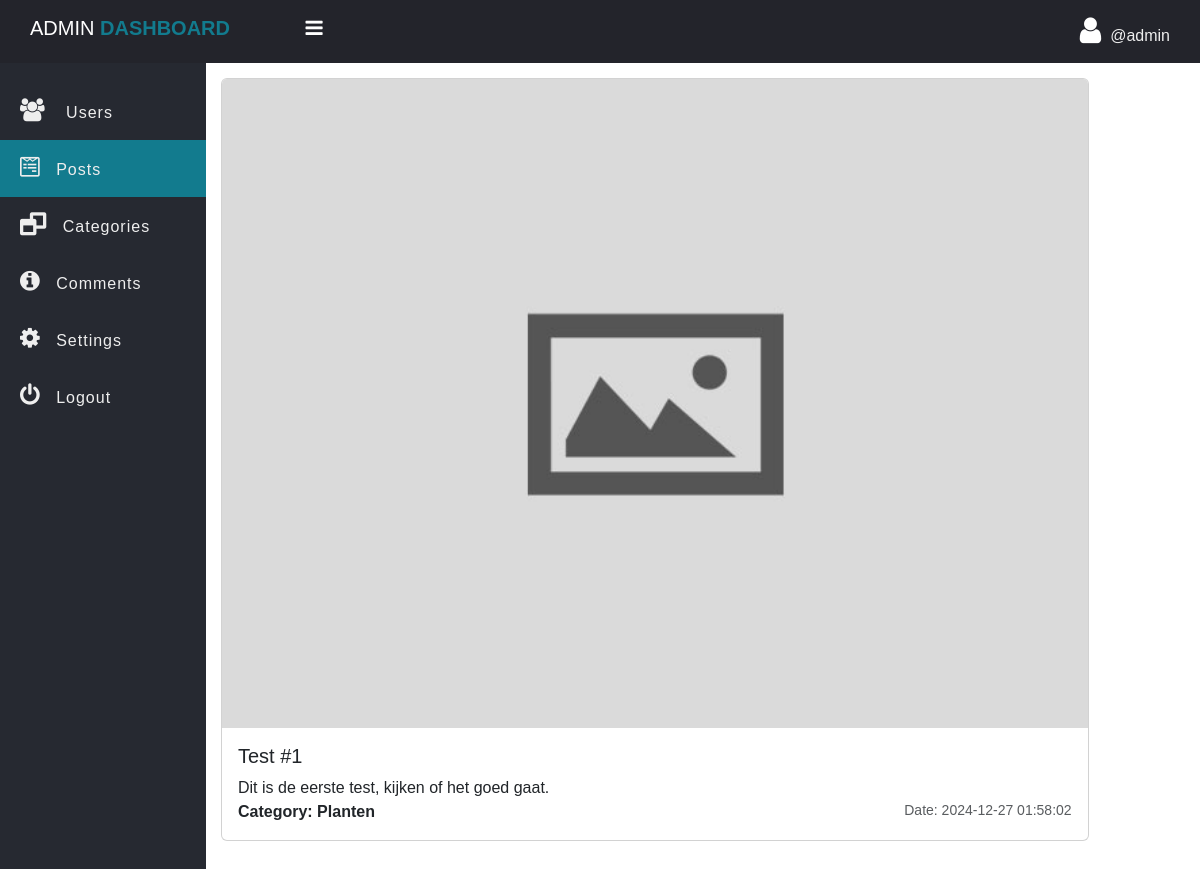
Page /admin/single_post.php?post_id=21 (signed in) on the committed database.
### tables this page shows
CREATE TABLE `post` (
  `post_id` int(11) NOT NULL,
  `post_title` varchar(127) NOT NULL,
  `post_text` text NOT NULL,
  `category` int(11) NOT NULL,
  `publish` int(2) NOT NULL DEFAULT 1,
  `cover_url` varchar(255) NOT NULL DEFAULT 'default.jpg',
  `crated_at` datetime NOT NULL DEFAULT current_timestamp()
);

CREATE TABLE `category` (
  `id` int(11) NOT NULL,
  `category` varchar(127) NOT NULL
);

### admin/data/post.php (called while the page is built, shortened)
<?php
function getById($conn, $id) {
    $sql = "SELECT * FROM post WHERE post_id=? AND publish=1";
    $stmt = $conn->prepare($sql);
    $stmt->execute([$id]);
    if ($stmt->rowCount() >= 1) {
        $data = $stmt->fetch();
        return $data;
    } else {
        return 0;
    }
}
function getCategoryById($conn, $id) {
    $sql = "SELECT * FROM category WHERE id=?";
    $stmt = $conn->prepare($sql);
    $stmt->execute([$id]);
    if ($stmt->rowCount() >= 1) {
        $data = $stmt->fetch();
        return $data;
    } else {
        return 0;
    }
}

### admin/single_post.php (the view, shortened to what this page needs)
<?php
if (isset($_SESSION['admin_id']) && isset($_SESSION['username']) && isset($_GET['post_id'])) {
    $post_id = $_GET['post_id'];
	include_once("data/post.php");
	include_once("../db_conn.php");
	$posts = getById($conn, $post_id);
    $category = getCategoryById($conn, $posts['category']);
 ?>
<!DOCTYPE html>
<html>
<head>
	<link rel="stylesheet" href="https://stackpath.bootstrapcdn.com/font-awesome/4.7.0/css/font-awesome.min.css">
    <link href="https://cdn.jsdelivr.net/npm/bootstrap@5.3.3/dist/css/bootstrap.min.css" rel="stylesheet">
	<link rel="stylesheet" href="../css/side-bar.css">
	<link rel="stylesheet" href="../css/style.css">
</head>
<body>
	<?php
        include "inc/side-nav.php";
    ?>
    <div class="main-table">
        <div class="card main-blog-card mb-5">
            <img src="../upload/blog/<?=$posts['cover_url'] ?>" class="card-img-top" alt="...">
            <div class="card-body">
                <h5 class="card-title"><?=$posts['post_title'] ?></h5>
                <?=$posts['post_text'] ?>
                <p class="card-text d-flex justify-content-between">
                    <b>Category: <?=$category['category']?></b>
                    <small class="text-body-secondary">Date: <?=$posts['crated_at'] ?></small>
                </p>
            </div>
        </div>
	</div>
	</section>
	</div>
</body>
</html>
<?php }else {
	header("Location: ../admin-login.php");
	exit;
} ?>

### css/side-bar.css (style rules this page uses)
* { padding: 0; margin: 0; box-sizing: border-box; font-family: arial, sans-serif; }

### css/style.css (style rules this page uses)
body { overflow-y: scroll; }
img { max-width: 100%; }
.main-blog-card { width: 90%; }

### rows in the picture
post: cover_url (placeholder picture), post_title "Test #1", post_text "Dit is de eerste test, kijken of het goed gaat.", crated_at "2024-12-27 01:58:02"
category: category "Planten"

### other values in the picture
$_SESSION['username'] "admin"
